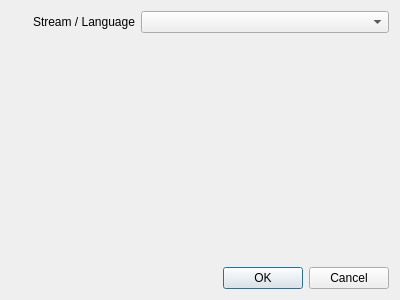
<?xml version="1.0" encoding="UTF-8"?>
<ui version="4.0">
 <class>VobSubInputInitDialog</class>
 <widget class="QDialog" name="VobSubInputInitDialog">
  <property name="geometry">
   <rect>
    <x>0</x>
    <y>0</y>
    <width>400</width>
    <height>300</height>
   </rect>
  </property>
  <property name="windowTitle">
   <string>VobSub Import</string>
  </property>
  <layout class="QGridLayout" name="gridLayout" columnstretch="1,2">
   <item row="0" column="0" alignment="Qt::AlignRight">
    <widget class="QLabel" name="labelStream">
     <property name="text">
      <string>Stream / Language</string>
     </property>
    </widget>
   </item>
   <item row="0" column="1">
    <widget class="QComboBox" name="comboStream"/>
   </item>
   <item row="2" column="0" colspan="2">
    <widget class="QDialogButtonBox" name="buttonBox">
     <property name="orientation">
      <enum>Qt::Horizontal</enum>
     </property>
     <property name="standardButtons">
      <set>QDialogButtonBox::Cancel|QDialogButtonBox::Ok</set>
     </property>
    </widget>
   </item>
   <item row="1" column="0" colspan="2">
    <spacer name="verticalSpacer">
     <property name="orientation">
      <enum>Qt::Vertical</enum>
     </property>
     <property name="sizeHint" stdset="0">
      <size>
       <width>20</width>
       <height>40</height>
      </size>
     </property>
    </spacer>
   </item>
  </layout>
 </widget>
 <resources/>
 <connections>
  <connection>
   <sender>buttonBox</sender>
   <signal>accepted()</signal>
   <receiver>VobSubInputInitDialog</receiver>
   <slot>accept()</slot>
   <hints>
    <hint type="sourcelabel">
     <x>248</x>
     <y>254</y>
    </hint>
    <hint type="destinationlabel">
     <x>157</x>
     <y>274</y>
    </hint>
   </hints>
  </connection>
  <connection>
   <sender>buttonBox</sender>
   <signal>rejected()</signal>
   <receiver>VobSubInputInitDialog</receiver>
   <slot>reject()</slot>
   <hints>
    <hint type="sourcelabel">
     <x>316</x>
     <y>260</y>
    </hint>
    <hint type="destinationlabel">
     <x>286</x>
     <y>274</y>
    </hint>
   </hints>
  </connection>
 </connections>
</ui>
